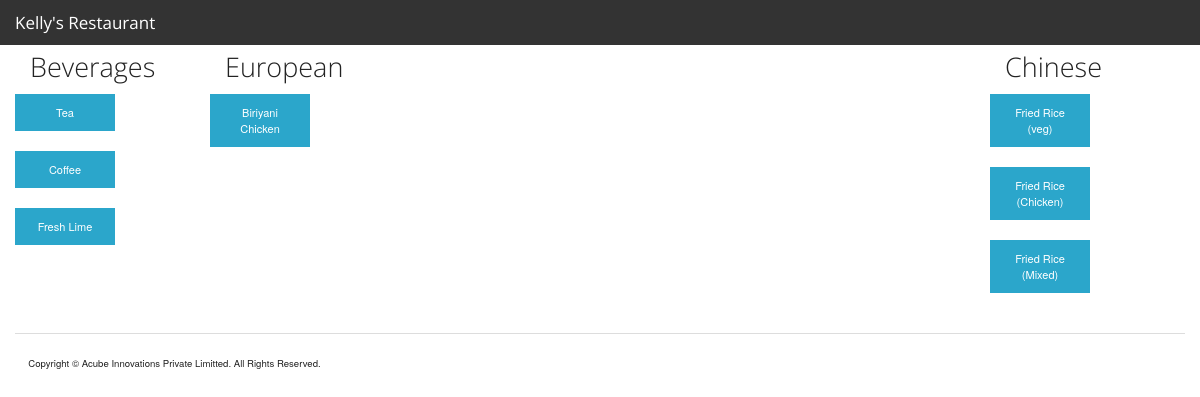
The page /admin/newitem.php (signed in) on the database its author committed.
### tables this page shows
CREATE TABLE IF NOT EXISTS `item_categories` (
  `id` int(11) NOT NULL AUTO_INCREMENT,
  `name` varchar(255) NOT NULL,
  `status_id` int(11) NOT NULL,
  `parent_id` int(11) DEFAULT NULL COMMENT 'Category may have valid parent category',
  PRIMARY KEY (`id`)
);

CREATE TABLE IF NOT EXISTS `items` (
  `id` int(11) NOT NULL AUTO_INCREMENT,
  `name` varchar(255) NOT NULL,
  `item_category_id` int(11) NOT NULL,
  `rate` double NOT NULL,
  `tax` double NOT NULL,
  `status_id` int(11) NOT NULL,
  `from_master_kitchen` tinyint(1) NOT NULL DEFAULT '0',
  `packing_id` int(11) NOT NULL,
  PRIMARY KEY (`id`),
  KEY `packing_id` (`packing_id`)
);

### modules/item/newlist/code.php (called while the page is built, shortened)
<?php
$item=new Item($myconnection);
$item->connection=($myconnection);
$item_category=new ItemCategory($myconnection);
$item_category->connection=($myconnection);
$array_category=$item_category->get_list_array();
if($array_category!=false){
	$count_category=count($array_category);
	$i=0;
	while($i<$count_category){
		$item->item_category_id=$array_category[$i]["id"];
		$array_category[$i]["items"]=$item->get_items_by_category();
	$i++;
	}
}else {
	$count_category=0;
}
?>

### include/class/class_itemcategory/class_itemcategory.php (called while the page is built, shortened)
<?php
class ItemCategory{
	var  $connection;
function get_list_array($start_record = 0,$max_records = 25){
	$item_category = array();$i=0;
		$strSQL = "SELECT id,name,status_id,parent_id FROM item_categories";
		$rsRES = mysql_query($strSQL,$this->connection) or die(mysql_error(). $strSQL );
		if ( mysql_num_rows($rsRES) > 0 )
					{
					while ( list ($id,$name,$status_id,$parent_id) = mysql_fetch_row($rsRES) ){
						$item_category[$i]["id"] =  $id;
						$item_category[$i]["name"] = $name;
						$item_category[$i]["status_id"] = $status_id;
						$item_category[$i]["parent_id"] = $parent_id;
						$i++;
           		 	}
            return $item_category;
       		}else{
			$this->error_number = 4;
			$this->error_description="Can't list item";
			return false;
    			}
}
	}

### admin/newitem.php (called while the page is built, shortened)
<?php session_start();
require(ROOT_PATH.'include/class/class_page/class_page.php');
$page = new Page;
	$page->root_path = ROOT_PATH;
	$page->current_url = $current_url;
	$page->title = "Acube MVC";
	$page->page_name = 'index';
	$page->layout = 'restaurant.html';
    $page->conf_list = array("conf.php");
    $page->menuconf_list = array("menu_conf.php");
	$page->connection_list = array("connection.php");
	$page->function_list = array("functions.php");
	$page->class_list = array("class_item.php","class_itemcategory.php");
	$page->access_list = array("ADMINISTRATOR");
    $index=0;
    $content_list[$index]['file_name']='admin/inc_right_menu.php';
    $content_list[$index]['var_name']='right_menu';
	$page->content_list = $content_list;
	$page->module_path = 'modules/item/';
    $page->module = 'newlist';
	$page->display();
?>

### include/class/class_item/class_item.php (called while the page is built, shortened)
<?php
Class item{
	var $connection ="";
	var $item_category_id="";
function get_items_by_category(){
		$items = array();
			$i=0;
			$strSQL = "SELECT  id,name,item_category_id,rate,tax,from_master_kitchen FROM items WHERE item_category_id=".$this->item_category_id;
			$rsRES = mysql_query($strSQL,$this->connection) or die(mysql_error(). $strSQL );
			if ( mysql_num_rows($rsRES) > 0 )
				 {
					while ( list ($id,$name,$item_category_id,$rate,$tax,$from_master_kitchen) = mysql_fetch_row($rsRES) ){
						$items[$i]['id'] =  $id;
						$items[$i]['name'] =  $name;
						$items[$i]['item_category_id'] =$item_category_id;
						$items[$i]['rate'] =  $rate;
						$items[$i]['tax'] =  $tax;
						$items[$i]['from_master_kitchen'] =  $from_master_kitchen;
						$i++;
           		 	}
            		return $items;
       				}else{
					$this->error_number = 4;
					$this->error_description="Can't list item";
					return false;
    				}
			}
}
?>

### modules/item/newlist/view.php (the view)
    <?php
	for ($i=0; $i < $count_category; $i++) {
	echo '<div class="small-2 columns">';
	echo '<h3>';
	echo $array_category[$i]["name"];
	echo '</h3>';
	$array_items=$array_category[$i]["items"];
	$count_items=count($array_items);
	for ($j=0; $j <$count_items ; $j++) {
		echo '<div class="row">';
		echo '<a href="item.php?id='. $array_items[$j]['id'].'" class = "button tiny item_button " >';
		echo $array_items[$j]['name'];
		echo '</a>';
		echo '</div>';
	}
	echo "</div>";
}
    ?>

### modules/item/newlist/style.css (style rules this page uses)
.item_button { width:100px !important; }

### rows shown on the page
item_categories: name "Beverages"
items: name "Tea"
items: name "Coffee"
items: name "Fresh Lime"
item_categories: name "European"
items: name "Biriyani Chicken"
item_categories: name "Chinese"
items: name "Fried Rice (veg)"
items: name "Fried Rice (Chicken)"
items: name "Fried Rice (Mixed)"
